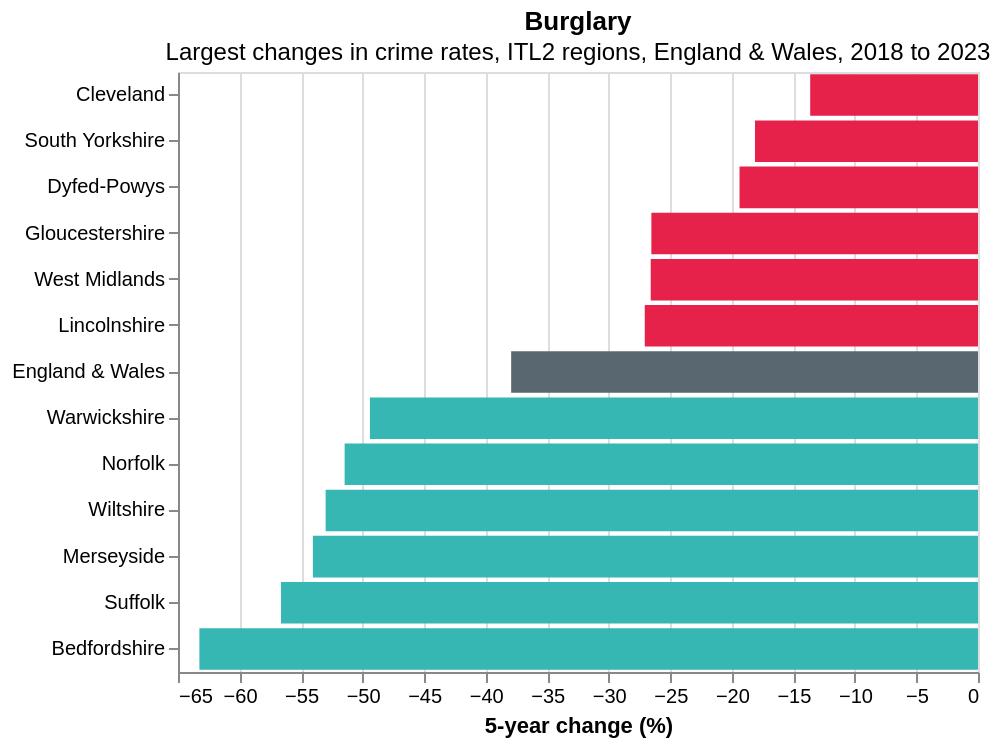

Write the Vega-Lite specification saved for this chart.
### Vega-Lite specification from a JSON file in a GitHub repository (floating-point values rounded to 4 significant figures)
{"config": {"view": {"continuousWidth": 300, "continuousHeight": 300}}, "layer": [{"data": {"name": "data-9c00aa9dc2b1c1a0b4bf9b34ead12925"}, "mark": {"type": "line", "color": "#gray", "size": 2}, "encoding": {"x": {"field": "x", "type": "quantitative"}}}, {"data": {"name": "data-a79992ac034f0def1f54d1d1ae599479"}, "mark": {"type": "bar"}, "encoding": {"color": {"field": "colour", "scale": null, "type": "nominal"}, "tooltip": [{"field": "Area Name", "type": "nominal"}, {"field": "Crime type", "type": "nominal"}, {"field": "5-year change", "type": "quantitative"}], "x": {"axis": {"title": "5-year change (%)"}, "field": "5-year change", "type": "quantitative"}, "y": {"axis": {"title": ""}, "field": "Area Name", "sort": "-x", "type": "nominal"}}, "name": "view_47", "title": {"text": "Burglary", "subtitle": "Largest changes in crime rates, ITL2 regions, England & Wales, 2018 to 2023"}}], "height": 300, "params": [{"name": "param_339", "select": {"type": "interval", "encodings": ["x", "y"]}, "bind": "scales", "views": ["view_47"]}], "width": 400, "$schema": "https://vega.github.io/schema/vega-lite/v5.8.0.json", "datasets": {"data-9c00aa9dc2b1c1a0b4bf9b34ead12925": [{"x": 0}], "data-a79992ac034f0def1f54d1d1ae599479": [{"Area Code": "E23000013", "Area Name": "Cleveland", "Crime type": "Burglary", "rate (2018)": 10.51, "rate (2023)": 9.08, "5-year change": -13.63, "colour": "#e6224b"}, {"Area Code": "E23000011", "Area Name": "South Yorkshire", "Crime type": "Burglary", "rate (2018)": 10.22, "rate (2023)": 8.366, "5-year change": -18.12, "colour": "#e6224b"}, {"Area Code": "W15000004", "Area Name": "Dyfed-Powys", "Crime type": "Burglary", "rate (2018)": 3.139, "rate (2023)": 2.531, "5-year change": -19.38, "colour": "#e6224b"}, {"Area Code": "E23000037", "Area Name": "Gloucestershire", "Crime type": "Burglary", "rate (2018)": 6.132, "rate (2023)": 4.505, "5-year change": -26.54, "colour": "#e6224b"}, {"Area Code": "E23000014", "Area Name": "West Midlands", "Crime type": "Burglary", "rate (2018)": 9.707, "rate (2023)": 7.126, "5-year change": -26.59, "colour": "#e6224b"}, {"Area Code": "E23000020", "Area Name": "Lincolnshire", "Crime type": "Burglary", "rate (2018)": 5.909, "rate (2023)": 4.309, "5-year change": -27.08, "colour": "#e6224b"}, {"Area Code": "E23000026", "Area Name": "Bedfordshire", "Crime type": "Burglary", "rate (2018)": 9.008, "rate (2023)": 3.31, "5-year change": -63.26, "colour": "#36b7b4"}, {"Area Code": "E23000025", "Area Name": "Suffolk", "Crime type": "Burglary", "rate (2018)": 5.63, "rate (2023)": 2.442, "5-year change": -56.63, "colour": "#36b7b4"}, {"Area Code": "E23000004", "Area Name": "Merseyside", "Crime type": "Burglary", "rate (2018)": 8.692, "rate (2023)": 3.995, "5-year change": -54.04, "colour": "#36b7b4"}, {"Area Code": "E23000038", "Area Name": "Wiltshire", "Crime type": "Burglary", "rate (2018)": 5.368, "rate (2023)": 2.523, "5-year change": -53.0, "colour": "#36b7b4"}, {"Area Code": "E23000024", "Area Name": "Norfolk", "Crime type": "Burglary", "rate (2018)": 4.374, "rate (2023)": 2.123, "5-year change": -51.46, "colour": "#36b7b4"}, {"Area Code": "E23000017", "Area Name": "Warwickshire", "Crime type": "Burglary", "rate (2018)": 7.719, "rate (2023)": 3.906, "5-year change": -49.41, "colour": "#36b7b4"}, {"Area Code": "K04000001", "Area Name": "England & Wales", "Crime type": "Burglary", "rate (2018)": 7.358, "rate (2023)": 4.567, "5-year change": -37.93, "colour": "#596870"}]}}
